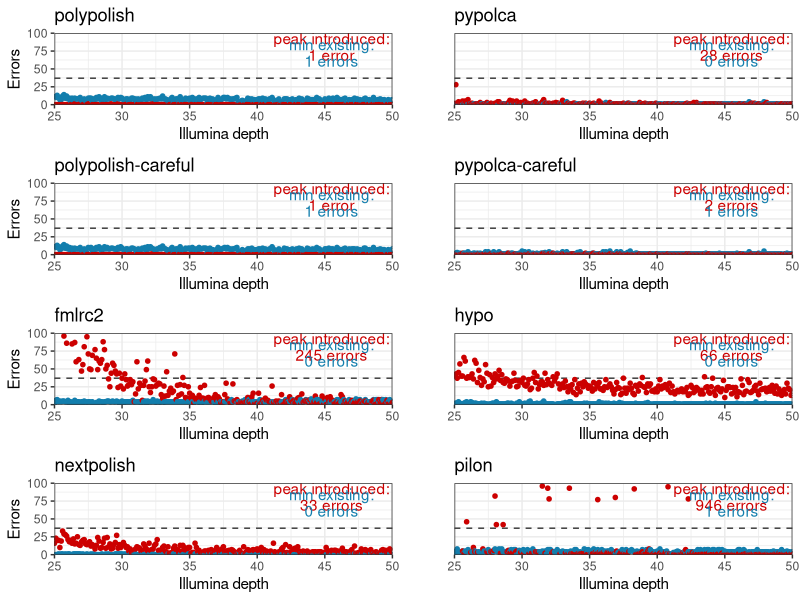
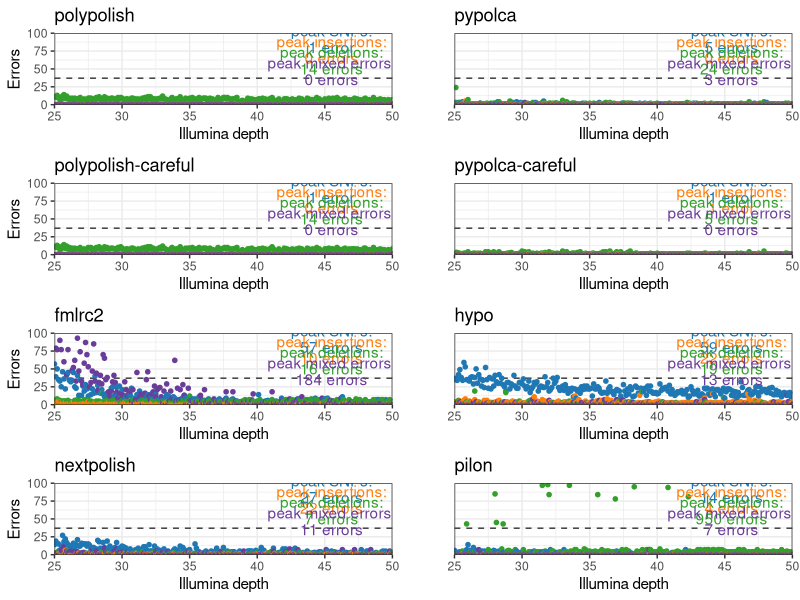

Generate these figures, in order, with R:
## ---- chunk 1
library(tidyverse)
library(knitr)
library(readr)
library(dplyr)
library(cowplot)

plot_dir <- "plots"
dir.create(plot_dir)

opts_chunk$set(dpi=300, fig.path='plots/', echo=TRUE, dev=c('png','pdf'), warning=FALSE, message=FALSE)
pdf.options(useDingbats = FALSE)
## ---- chunk 2
per_genome_results <- read_delim("analysed_output/aggregated_output.csv", delim = ",", escape_double = FALSE, trim_ws = TRUE)

per_genome_results$total_error <- per_genome_results$Existing + per_genome_results$Introduced

per_genome_results_introduced_df <- per_genome_results %>% dplyr::select(polisher,
                                                                         depth,
                                                                         Existing,
                                                                         Introduced,
                                                                         total_error
                                                                         )


per_genome_results_introduced_df <- per_genome_results_introduced_df %>% pivot_longer(
                        cols = c("Existing", "Introduced"),
                        names_to = "Error",
                        values_to = "Count")

per_genome_results_type_df <- per_genome_results %>% dplyr::select(polisher,
                                                                         depth,
                                                                   total_SNP_errors, total_Deletion_errors,total_Insertion_errors,total_Mixed_errors,total_error
                                                                         )

colnames(per_genome_results_type_df)[3:6] <- c("SNP","Deletion", "Insertion","Mixed")


per_genome_results_type_df <- per_genome_results_type_df %>% pivot_longer(
                        cols = c("SNP","Deletion", "Insertion","Mixed"),
                        names_to = "Error",
                        values_to = "Count")


## ---- chunk 3
plot_full_range <- function(polisher_name, 
                       no_x = FALSE, 
                       no_y = FALSE, 
                       include_colour = FALSE) {
  if (include_colour) {
    colours <- scale_colour_manual(values = c("Existing" = "#127EAD", "Introduced" = "#CC0000"))
  } else {
    colours <- scale_colour_manual(values = c("Existing" = "#662929", "Introduced" = "#662929"))
  }
  
  df <- per_genome_results_introduced_df %>% 
                dplyr::filter(polisher == polisher_name )
  
  introduced_df <- df %>% 
    filter(Error == "Introduced")
  
  existing_df <- df %>% 
    filter(Error == "Existing")
  
  
  peak_index <- which.max(introduced_df$Count)
  peak_errors <- introduced_df$Count[peak_index]
  peak_depth <- introduced_df$depth[peak_index]
  
  min_index <- which.min(existing_df$Count)
  min_errors <- existing_df$Count[min_index]
  min_depth <- existing_df$depth[min_index]
  
  if (peak_errors ==1 ){
  peak_label = paste("peak introduced:\n", peak_errors, " error",  sep="")
  }
  else {
   peak_label = paste("peak introduced:\n", peak_errors, " errors",  sep="")   
  }
  
  min_label = paste("min existing:\n", min_errors, " errors\n", sep="")   
  
  max_y <- 100

  p <- ggplot(per_genome_results_introduced_df %>% 
                dplyr::filter(polisher == polisher_name ), 
              aes(x=depth, y=Count, colour=Error )) +
    geom_hline(yintercept = 37, color="#3A3A3A", linetype = "dashed") +
    geom_point(size=1.25) + colours +
    theme_bw() + theme(legend.position = "none") +
    scale_x_continuous(limits = c(25, 50), expand = c(0, 0)) +
    scale_y_continuous(limits = c(0, max_y), expand = c(0, 0)) +
    labs(title=polisher_name, x="Illumina depth", y="Errors")
  if (peak_errors >= 0) {
    p <- p + annotate("text", label=peak_label, x=45.5, y=81.3, colour="#CC0000", lineheight = 0.9)
  }
      p <- p + annotate("text", label=min_label, x=45.5, y=61.3, colour="#127EAD", lineheight = 0.9)
  if (no_x) {
    p <- p + theme(axis.title.x=element_blank(), axis.text.x=element_blank(), axis.ticks.x=element_blank())
  }
  if (no_y) {
    p <- p + theme(axis.title.y=element_blank(), axis.text.y=element_blank(), axis.ticks.y=element_blank())
  }
  return(p)
}

include_colours = TRUE



p1 <- plot_full_range("polypolish", FALSE, FALSE, include_colours)
p2 <- plot_full_range("pypolca", FALSE, TRUE, include_colours)
p3 <- plot_full_range("polypolish-careful", FALSE, FALSE, include_colours)
p4 <- plot_full_range("pypolca-careful", FALSE, TRUE, include_colours)
p5 <- plot_full_range("fmlrc2", FALSE, FALSE, include_colours)
p6 <- plot_full_range("hypo", FALSE, TRUE, include_colours)
p7 <- plot_full_range("nextpolish", FALSE, FALSE, include_colours)
p8 <- plot_full_range("pilon", FALSE, TRUE, include_colours)

jpeg(file = paste(plot_dir, "Supp_Figure8.jpeg", sep = "/" ), units = "in",
     width = 10,
     height = 12, bg = "transparent", res = 600)

plot_grid(p1, p2, p3, p4, p5, p6, p7, p8, nrow=4, align = 'hv')
dev.off()

## ---- chunk 4


plot_by_type <- function(polisher_name, 
                       no_x = FALSE, 
                       no_y = FALSE) {

    colours <- scale_colour_manual(values = c("SNP" = "#1f78b4", "Insertion" = "#ff7f0e", "Deletion"= "#33a02c", "Mixed" = "#6a3d9a"))
  
  df <- per_genome_results_type_df %>% 
                dplyr::filter(polisher == polisher_name )
  
  snp_df <- df %>%
    filter(Error == "SNP")
  
  snp_index <- which.max(snp_df$Count)
  snp_errors <- snp_df$Count[snp_index]
  snp_depth <- snp_df$depth[snp_index]

  insertion_df <- df %>%
    filter(Error == "Insertion")
  
  insertion_index <- which.max(insertion_df$Count)
  insertion_errors <- snp_df$Count[insertion_index]
  insertion_depth <- snp_df$depth[insertion_index]
  
  deletion_df <- df %>%
    filter(Error == "Deletion")
  
  deletion_index <- which.max(deletion_df$Count)
  deletion_errors <- deletion_df$Count[deletion_index]
  deletion_depth <- deletion_df$depth[deletion_index]

  mixed_df <- df %>%
    filter(Error == "Mixed")

  mixed_index <- which.max(mixed_df$Count)
  mixed_errors <- mixed_df$Count[mixed_index]
  mixed_depth <- mixed_df$depth[mixed_index]
  
  if (snp_errors == 1){
    snp_label = paste("peak SNPs:\n", snp_errors, " error",  sep="")
  } else{
    snp_label = paste("peak SNPs:\n", snp_errors, " errors",  sep="")
  }
  
    if (insertion_errors == 1){
     insertion_label = paste("peak insertions:\n", insertion_errors, " error",  sep="")
  } else{
     insertion_label = paste("peak insertions:\n", insertion_errors, " errors",  sep="")
  }
  
    if (deletion_errors == 1){
     deletion_label = paste("peak deletions:\n", deletion_errors, " error",  sep="")
  } else{
     deletion_label = paste("peak deletions:\n", deletion_errors, " errors",  sep="")
  }
  
    if (mixed_errors == 1){
     mixed_label = paste("peak mixed errors:\n", mixed_errors, " error",  sep="")
  } else{
     mixed_label = paste("peak mixed errors:\n", mixed_errors, " errors",  sep="")
  }
  

  # if (peak_errors <2 ){
  # peak_label = paste("peak introduced:\n", peak_errors, " error",  sep="")
  # }
  # else {
  #  peak_label = paste("peak introduced:\n", peak_errors, " errors",  sep="")   
  # }
  # 
  # min_label = paste("min existing:\n", min_errors, " errors\n", sep="")   
  # 
  max_y <- 100

  p <- ggplot(per_genome_results_type_df %>% 
                dplyr::filter(polisher == polisher_name ), 
              aes(x=depth, y=Count, colour=Error )) +
    geom_hline(yintercept = 37, color="#3A3A3A", linetype = "dashed") +
    geom_point(size=1.25) + colours +
    theme_bw() + theme(legend.position = "none") +
    scale_x_continuous(limits = c(25, 50), expand = c(0, 0)) +
    scale_y_continuous(limits = c(0, max_y), expand = c(0, 0)) +
    labs(title=polisher_name, x="Illumina depth", y="Errors")

  

      p <- p + annotate("text", label=snp_label, x=45.5, y=92.3, colour="#1f78b4", lineheight = 0.9)
      
    p <- p + annotate("text", label=insertion_label, x=45.5, y=77.3, colour="#ff7f0e", lineheight = 0.9)

    p <- p + annotate("text", label=deletion_label, x=45.5, y=62.3, colour="#33a02c", lineheight = 0.9)
    
        p <- p + annotate("text", label=mixed_label, x=45.5, y=47.3, colour="#6a3d9a", lineheight = 0.9)
      
      
  if (no_x) {
    p <- p + theme(axis.title.x=element_blank(), axis.text.x=element_blank(), axis.ticks.x=element_blank())
  }
  if (no_y) {
    p <- p + theme(axis.title.y=element_blank(), axis.text.y=element_blank(), axis.ticks.y=element_blank())
  }
  return(p)
}





p1 <- plot_by_type("polypolish", FALSE, FALSE )
p2 <- plot_by_type("pypolca", FALSE, TRUE)
p3 <- plot_by_type("polypolish-careful", FALSE, FALSE)
p4 <- plot_by_type("pypolca-careful", FALSE, TRUE)
p5 <- plot_by_type("fmlrc2", FALSE, FALSE)
p6 <- plot_by_type("hypo", FALSE, TRUE)
p7 <- plot_by_type("nextpolish", FALSE, FALSE)
p8 <- plot_by_type("pilon", FALSE, TRUE)

jpeg(file = paste(plot_dir, "Supp_Figure9.jpeg", sep = "/" ), units = "in",
     width = 10,
     height = 12, bg = "transparent", res = 600)

plot_grid(p1, p2, p3, p4, p5, p6, p7, p8, nrow=4, align = 'hv')
dev.off()

